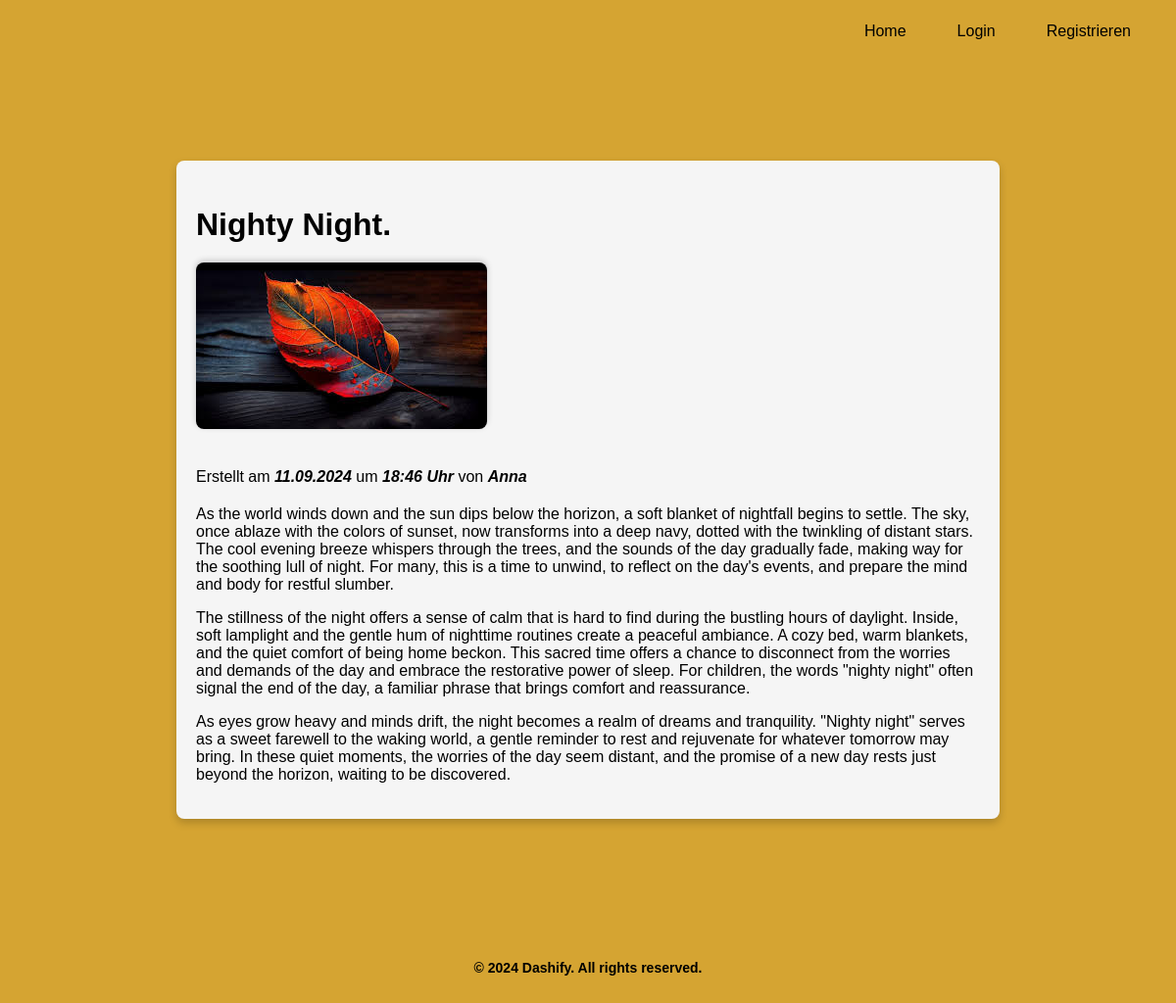
/posts/nighty-night, run on the app's committed database.
### posts/models.py (models this page shows, shortened)
class Post(models.Model):
    title: str = models.CharField(max_length=75)
    body: str = models.TextField()
    slug: str = models.SlugField()
    date = models.DateTimeField(auto_now_add=True)
    banner = models.ImageField(default="fallback.png", blank=True)
    author = models.ForeignKey(User, on_delete=models.CASCADE, default=None)
    """ Methoden """

### posts/views.py (the view)
# urls.py: path("<slug:slug>", views.post_page, name="page")
def post_page(request, slug):
    try:
        post = Post.objects.get(slug=slug)
        return render(request, "posts/post_page.html", {"post": post})
    except ObjectDoesNotExist:
        logger.warning(f"Post with slug '{slug}' not found.")
        raise Http404("The post you are looking for does not exist.")
    except Exception as e:
        logger.error(f"Error fetching post with slug '{slug}': {e}")
        return render(request, "posts/error.html", {"error_message": "An error occurred while retrieving the post."})

### posts/templates/posts/post_page.html (shortened to what this page needs)
{% extends "layout.html" %}
{% block content %}
    <div class="container">
        <article class="post">
            <h1 class="post-title">{{ post.title }}</h1>
            <img
                class="banner"
                src="{{ post.banner.url }}"
                alt="{{ post.title }}">
            <p class="post-meta">
                Erstellt am <b><i>{{ post.date|date:"d.m.Y" }} </i></b>
                um <b><i>{{ post.date|date:"H:i" }} Uhr </i></b>
                von <b><i>{{ post.author }}</i></b>
            </p>
            <p class="post-body">{{ post.body|linebreaks }}</p>
        </article>
    </div>
{% endblock content %}

### static/css/style.css (style rules this page uses)
:root { --colourbg: #D5A432; --colorfont: black; --coloraccent: black; --colorhover: #134056; --colorfontbutton: whitesmoke; --colortitleposts: black; }
html, body { background-color: var(--colourbg); margin: 0; padding: 0; height: 100%; font-family: 'Arial', sans-serif; color: var(--coloraccent); display: flex; flex-direction: column; min-height: 100vh; }
.container { max-width: 1200px; margin: 0 auto; padding: 20px; flex: 1; }
article.post, .card { background-color: whitesmoke; padding: 20px; border-radius: 8px; box-shadow: 0px 4px 8px rgba(0, 0, 0, 0.2); margin-bottom: 20px; width: 100%; max-width: 800px; }
article.post p, .card p { font-size: 16px; color: var(--colorfont); }
.post-title { font-size: 32px; color: var(--colortitleposts); text-align: left; margin-bottom: 20px; }
.banner { max-width: 400px; max-height: 200px; object-fit: cover; border-radius: 8px; margin-bottom: 20px; box-shadow: 0 -2px 6px rgba(0, 0, 0, 0.2); }
.post-meta { font-size: 14px; color: var(--colorfont); margin-bottom: 20px; text-align: left; }
.post-body { font-size: 18px; color: var(--colorfont); line-height: 1.6; text-align: justify; margin-bottom: 20px; }
.post { background-color: whitesmoke; padding: 30px; border-radius: 8px; box-shadow: 0 4px 10px rgba(0, 0, 0, 0.1); margin: 20px auto; max-width: 800px; }

### data on the page
Post: title "Nighty Night.", banner (picture), date "11.09.2024", date "18:46", author "Anna", body "As the world winds down and the sun dips below the horizon, a soft blanket of nightfall begins to settle. The sky, once ablaze with the colors of sunset, now transforms into a deep navy, dotted with the twinkling of distant stars. The cool evening breeze whispers through the trees, and the sounds of the day gradually fade, making way for the soothing lull of night. For many, this is a time to unwind, to reflect on the day's events, and prepare the mind and body for restful slumber. The stillness of the night offers a sense of calm that is hard to find during the bustling hours of daylight. Inside, soft lamplight and the gentle hum of nighttime routines create a peaceful ambiance. A cozy…"
